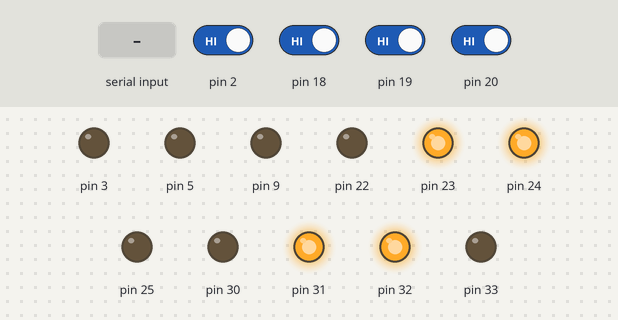
This sketch was run on a simulated Arduino Mega 2560, built with avr-gcc and run on an emulated ATmega2560. Shown: output pins drawn as LEDs (lit = HIGH). The inputs (shaded band) are chosen by the test bench; at power-on: pin 2, pin 18–20 HIGH. Pins used as bus, display or sensor lines are not drawn; what the sketch prints to the serial monitor is not drawn.

Above: at 0.1 s.
At 1.5 s:
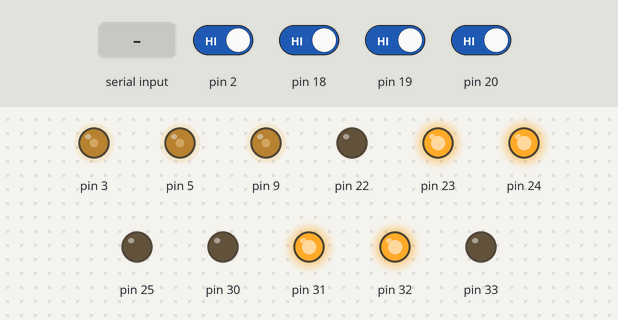
1.6 s: pin 2 driven LOW
3.1 s: pin 18 driven LOW
4.6 s: pin 19 driven LOW
7.6 s: pin 20 driven LOW
9.1 s: "1" received over Serial
10.9 s: "0" received over Serial
Timing chart, 0 to 13.4 s (numbered marks = the images above; inputs shaded):
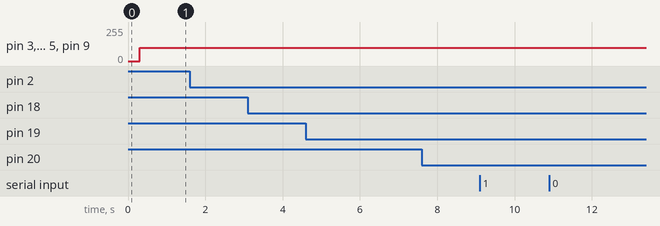

The sketch:

four_motor.ino
```cpp
#include "define.h"
#include <Timer.h>
#include <PS2X_lib.h>
#include <SPI.h>
#include <Mirf.h>
#include <nRF24L01.h>
#include <MirfHardwareSpiDriver.h>
#include <PID_v1.h>
Timer t;
PS2X ps2x; // create PS2 Controller Class
int error = 0;
byte type = 0;
byte vibrate = 0;


PID left_PID1(&left_Input1, &left_Output1, &left_Setpoint1, Kp, Ki, Kd, DIRECT);
PID left_PID2(&left_Input2, &left_Output2, &left_Setpoint2, Kp, Ki, Kd, DIRECT);
PID right_PID1(&right_Input1, &right_Output1, &right_Setpoint1, Kp, Ki, Kd, DIRECT);
PID right_PID2(&right_Input2, &right_Output2, &right_Setpoint2, Kp, Ki, Kd, DIRECT);
int pwm = 100;
void init_data()
{
    left1_counter = 0;
    left2_counter = 0;
    right1_counter = 0;
    right2_counter = 0;
}

void init_gpio()
{
    pinMode(3,OUTPUT);
    pinMode(22,OUTPUT);
    pinMode(23,OUTPUT);

    pinMode(5,OUTPUT);
    pinMode(24,OUTPUT);
    pinMode(25,OUTPUT);

    pinMode(8,OUTPUT);
    pinMode(33,OUTPUT);
    pinMode(32,OUTPUT);

    pinMode(9,OUTPUT);
    pinMode(30,OUTPUT);
    pinMode(31,OUTPUT);

}

static int last_left1_is_forward = -1;
static int last_right1_is_forward = -1;
static int last_left2_is_forward = -1;
static int last_right2_is_forward = -1;

float temp_left1_time,temp_left2_time,temp_right1_time,temp_right2_time;
float last_left1_time,last_left2_time,last_right1_time,last_right2_time;
float last_time1;
void counter_timeout()//定时器中断处理函数
{
    float kk = micros()-last_time1;
    last_time1 = micros();

    double left1_speed,left2_speed;
    double right1_speed,right2_speed;
    double test,test1;
    //left1_speed
    {
        float aa = last_time1- last_left1_time;
        //int test;
        if(left1_counter == 0 ) test = 0;
        else
            test = (kk+aa) /(temp_left1_time );

        //left1_speed = test*3.14*0.067*(1000.0/time_interval)/(21.3*11.0);//减速比21.3，转一圈11个脉冲，直径0.067m
        left1_speed = test;
        //Serial.print("left1_speed:");
        //Serial.print(left1_speed);
    }
    //left2_speed
    {
        float aa = last_time1- last_left2_time;
        if(left2_counter == 0 ) test = 0;
        else
            test = (kk+aa) /(temp_left2_time );
        //left2_speed = test*3.14*0.067*(1000.0/time_interval)/(21.3*11.0);//减速比21.3，转一圈11个脉冲，直径0.067m
        left2_speed = test;
        //Serial.print("left2_speed:");
        //Serial.print(left2_speed);
    }
    //right1_speed
    {
        float aa = last_time1- last_right1_time;
        if(right1_counter == 0 ) test = 0;
        else
            test = (kk+aa) /(temp_right1_time ); //一个及时周期内检测到的脉冲数
        //[test/(21.3*11.0)]------圈数
        //3.14*0.067------周长
        //[1000.0/time_interval]-----换算成1秒的值（此处的time_interval改成kk更合适）

        //right1_speed = test*3.14*0.067*(1000.0/time_interval)/(21.3*11.0);//减速比21.3，转一圈11个脉冲，直径0.067m [(test/(21.3*11.0)*3.14*0.067*(1000.0/time_interval)]
        right1_speed = test;
        //Serial.print("right1_speed:");
        //Serial.print(right1_speed);
    }
    //right2_speed
    {
        float aa = last_time1- last_right2_time;
        if(right2_counter == 0 ) test = 0;
        else
            test = (kk+aa) /(temp_right2_time );
        //right2_speed = test*3.14*0.067*(1000.0/time_interval)/(21.3*11.0);//减速比21.3，转一圈11个脉冲，直径0.067m
        right2_speed = test;
         //Serial.print("right2_speed:");
         //Serial.println(right2_speed);
    }

    //Serial.println();

    //report_speed(left1_speed,left2_speed,right1_speed,right2_speed);
    report_speed(left1_counter,left2_counter,right1_counter,right2_counter);

    //report_speed(left_Output1,left_Output2,right_Output1,right_Output2);
    //report_speed(left_Setpoint1,left_Output1,left_Input1,right_Output2);
    left_Input1 = left1_speed;
    left_Input2 = left2_speed;
    right_Input1 = right1_speed;
    right_Input2 = right2_speed;

    init_data();


}


const int TrigPin = A0;
const int EchoPin = 8;
float cm;
bool up_pressed = false;
bool down_pressed = false;
bool left_pressed = false;
bool right_pressed = false;

void left1_interrupt()
{
    //Serial.println("Found Controller, configured successful ");
    left1_counter+=1;
    temp_left1_time = micros()-last_left1_time;
    last_left1_time = micros();
}
void left2_interrupt()
{
    //Serial.println("Found Controller, configured successful ");
    left2_counter+=1;
    temp_left2_time = micros()-last_left2_time;
    last_left2_time = micros();
}
void right1_interrupt()
{
    //Serial.println("Found Controller, configured successful ");
    right1_counter+=1;
    temp_right1_time = micros()-last_right1_time;
    last_right1_time = micros();
}

void right2_interrupt()
{
    //Serial.println("Found Controller, configured successful ");
    right2_counter+=1;
    temp_right2_time = micros()-last_right2_time;
    last_right2_time = micros();
}

void setup()
{
    // put your setup code here, to run once:


    left_Setpoint1 = left_Input1 = 0;
    left_Setpoint2 = left_Input2 = 0;
    right_Setpoint1 = right_Input1 = 0;
    right_Setpoint2 = right_Input2 = 0;
    //turn the PID on
    left_PID1.SetMode(AUTOMATIC);
    left_PID2.SetMode(AUTOMATIC);
    right_PID1.SetMode(AUTOMATIC);
    right_PID2.SetMode(AUTOMATIC);

    int tickEvent = t.every(time_interval, counter_timeout);
    Serial.begin(115200);
    while(Serial.read()>= 0){}
    init_gpio();
    // init_rf_receiver();

    //init radar speed mode
    pinMode(TrigPin,OUTPUT);//Trig
    pinMode(EchoPin,INPUT);//Echo
    attachInterrupt( 0, right1_interrupt, FALLING);//pin2
    attachInterrupt( 3, right2_interrupt, FALLING);//pin20
    attachInterrupt( 4, left2_interrupt, FALLING);//pin19
    attachInterrupt( 5, left1_interrupt, FALLING);//pin18


    //set_speed(1,100,1,100,1,100,1,100);
    set_speed(1,0,1,0,1,0,1,0);

    //setup PS2
    delay(300);
    error = ps2x.config_gamepad(PS2_CLK, PS2_CMD, PS2_SEL, PS2_DAT, pressures, rumble);

    if(error == 0){
        Serial.println("Found Controller, configured successful ");
    }
    else if(error == 1)
        Serial.println("No controller found, check wiring, see readme.txt to enable debug. visit www.billporter.info for troubleshooting tips");

    else if(error == 2)
        Serial.println("Controller found but not accepting commands. see readme.txt to enable debug. Visit www.billporter.info for troubleshooting tips");

    else if(error == 3)
        Serial.println("Controller refusing to enter Pressures mode, may not support it. ");

    //  Serial.print(ps2x.Analog(1), HEX);

    type = ps2x.readType();
    switch(type) {
        case 0:
            Serial.print("Unknown Controller type found ");
            break;
        case 1:
            Serial.print("DualShock Controller found ");
            break;
        case 2:
            Serial.print("GuitarHero Controller found ");
            break;
        case 3:
            Serial.print("Wireless Sony DualShock Controller found ");
            break;
    }
    Serial.println(micros());
}

//int aa = 100;

void loop() {
    // put your main code here, to run repeatedly:

    t.update();
    if(uart_new_msg)
    {
        message_decoder();
        for (unsigned int i=0;i<RECV_BUFFER_SIZE;i++)
        {
            recv_buffer[i]=0;
        }
    }

    //if(left_Input1-left_Setpoint1 >3 || left_Input1-left_Setpoint1 < -3)
    {
        left_PID1.Compute();
        left_PID2.Compute();
        right_PID1.Compute();
        right_PID2.Compute();
        /*
           Serial.print(left_Output1);
           Serial.print(":");
           Serial.print(left_Output2);
           Serial.print(":");
           Serial.println(right_Output1);
         */
    }
    if(left_Setpoint1 == 0)left_Output1 = 0;
    if(left_Setpoint2 == 0)left_Output2 = 0;
    if(right_Setpoint1 == 0)right_Output1 = 0;
    if(right_Setpoint2 == 0)right_Output2 = 0;
    //set_pwm((unsigned char)left_Output1,(unsigned char)left_Output2,(unsigned char)right_Output1,(unsigned char)right_Output2);

    set_pwm(100,100,100,100);
    /*
       if(Mirf.dataReady())
       {  //当接收到程序，便从串口输出接收到的数据
       Mirf.getData((byte *) &rf_value);
       process_rf_command(rf_value);
       Serial.print("Got data: ");
       Serial.println(rf_value);
       }
     */
    /*
       digitalWrite(TrigPin, LOW); //低高低电平发一个短时间脉冲去TrigPin
       delayMicroseconds(2);       // delayMicroseconds在更小的时间内延时准确
       digitalWrite(TrigPin, HIGH);
       delayMicroseconds(10);
       digitalWrite(TrigPin, LOW); //通过这里控制超声波的发射

       cm = pulseIn(EchoPin, HIGH) / 58.0; //将回波时间换算成cm
       cm = (int(cm * 100.0)) / 100.0; //保留两位小数
       if(cm < 20.0 && cm > 0.0)
       {
       if(rf_value !=2)//如果距离小于20cm，且不是后退命令，则停止小车前进
       process_rf_command(0);
       }
     */
    /*
       Serial.print("Distance:");
       Serial.print(cm);
       Serial.print("cm");
       Serial.println();
     */

    /*
       if(error == 1) //skip loop if no controller found
       return;
       if(type == 2){ //Guitar Hero Controller

       }
       else { //DualShock Controller
       ps2x.read_gamepad(false, vibrate); //read controller and set large motor to spin at 'vibrate' speed

       if(ps2x.Button(PSB_START))         //will be TRUE as long as button is pressed
       Serial.println("Start is being held");
       if(ps2x.Button(PSB_SELECT))
       Serial.println("Select is being held");

       if(ps2x.Button(PSB_PAD_UP)) {      //will be TRUE as long as button is pressed
    //Serial.print("Up held this hard: ");
    //Serial.println(ps2x.Analog(PSAB_PAD_UP), DEC);
    process_rf_command(1);
    up_pressed = true;
    }
    if(ps2x.Button(PSB_PAD_RIGHT)){
    //Serial.print("Right held this hard: ");
    //Serial.println(ps2x.Analog(PSAB_PAD_RIGHT), DEC);
    //set_speed(1,left_pwm,0,right_pwm);
    process_rf_command(4);
    right_pressed = true;
    }
    if(ps2x.Button(PSB_PAD_LEFT)){
    //Serial.print("LEFT held this hard: ");
    //Serial.println(ps2x.Analog(PSAB_PAD_LEFT), DEC);
    process_rf_command(3);
    left_pressed = true;
    }
    if(ps2x.Button(PSB_PAD_DOWN)){
    //Serial.print("DOWN held this hard: ");
    //Serial.println(ps2x.Analog(PSAB_PAD_DOWN), DEC);
    process_rf_command(2);
    down_pressed = true;
    }
    if(!up_pressed && !down_pressed &&!left_pressed&&!right_pressed)
    //set_speed(1,0,1,0);
    process_rf_command(0);
    vibrate = ps2x.Analog(PSAB_CROSS);  //this will set the large motor vibrate speed based on how hard you press the blue (X) button
    if (ps2x.NewButtonState()) {        //will be TRUE if any button changes state (on to off, or off to on)
    if(ps2x.Button(PSB_L3))
    Serial.println("L3 pressed");
    if(ps2x.Button(PSB_R3))
    Serial.println("R3 pressed");
    if(ps2x.Button(PSB_L2))
    Serial.println("L2 pressed");
    if(ps2x.Button(PSB_R2))
    Serial.println("R2 pressed");
    if(ps2x.Button(PSB_TRIANGLE))
    Serial.println("Triangle pressed");
    }

    if(ps2x.ButtonPressed(PSB_CIRCLE))               //will be TRUE if button was JUST pressed
    Serial.println("Circle just pressed");
    if(ps2x.NewButtonState(PSB_CROSS))               //will be TRUE if button was JUST pressed OR released
    Serial.println("X just changed");
    if(ps2x.ButtonReleased(PSB_SQUARE))              //will be TRUE if button was JUST released
    Serial.println("Square just released");

    if(ps2x.Button(PSB_L1) || ps2x.Button(PSB_R1)) { //print stick values if either is TRUE
    Serial.print("Stick Values:");
    Serial.print(ps2x.Analog(PSS_LY), DEC); //Left stick, Y axis. Other options: LX, RY, RX
    Serial.print(",");
    Serial.print(ps2x.Analog(PSS_LX), DEC);
    Serial.print(",");
    Serial.print(ps2x.Analog(PSS_RY), DEC);
    Serial.print(",");
    Serial.println(ps2x.Analog(PSS_RX), DEC);
}
up_pressed = false;
down_pressed = false;
left_pressed = false;
right_pressed = false;
}

delay(50);
*/
}
```

define.h
```cpp
#ifndef __GLOBAL_DEFINE__
#define __GLOBAL_DEFINE__

//mega2560中断引脚:
//  2 3 21  20  19  18 //int0 int1 int2 int3 int4 int5

int left1_counter = 0;//左前测速计数器
int left2_counter = 0;//左后测速计数器

int right1_counter = 0;//右前测速计数器
int right2_counter = 0;//右后测速计数器

//int last_right_counter = 0;//上一次右侧测速计数器
int handle_request = 0;
#define RECV_BUFFER_SIZE	40
#define SEND_MESSAGE_SIZE	30
#define WHEEL_L 0
#define WHEEL_R 1

#define START_MOVE 0x01
#define STOP_MOVE 0x02
#define SET_SPEED 0x03
#define GET_SPEED 0x04
unsigned char recv_buffer[RECV_BUFFER_SIZE];
unsigned char request_buffer[SEND_MESSAGE_SIZE];
unsigned int msg_length=0;
unsigned char msg_id=0;
unsigned char msg_new=0;
unsigned int msg_count=0;
unsigned char ptr=0;
unsigned char check_sum=0;
unsigned char uart_new_msg=0;
int rf_value=0;

#define PS2_DAT       52 // 13  //14
#define PS2_CMD        51 //11  //15
#define PS2_SEL        53 //10  //16
#define PS2_CLK        50 //12  //17
//#define pressures   true
#define pressures   false
//#define rumble      true
#define rumble      false


double time_interval=100;

double left_Setpoint1, left_Input1, left_Output1;
double left_Setpoint2, left_Input2, left_Output2;
double right_Setpoint1, right_Input1, right_Output1;
double right_Setpoint2, right_Input2, right_Output2;
//double Kp=4, Ki=5, Kd=0.1;
//double Kp=2, Ki=5, Kd=1;
double Kp=1, Ki=5, Kd=0.1;//kd不动 kp变大会震荡
#endif
```

message_decoder.ino
```cpp
#include "define.h"
void message_decoder(void)
{
    switch (msg_id)
    {


        //start move
        case 0x01:
            if (msg_length == 1 )
            {
                Serial.println("START MOVE");
                start_move(WHEEL_L,true);

                start_move(WHEEL_R,true);
                //set_speed(1,128,1,128);
            }
            break;
            //stop move
        case 0x02:
            if(msg_length == 1)
            {
                Serial.println("STOP MOVE");
                stop_move(WHEEL_L);
                stop_move(WHEEL_R);
            }
            break;
            //set speed
        case 0x03:
            //Serial.println("AAAAAAA");
            set_speed(recv_buffer[0],recv_buffer[1],recv_buffer[2],recv_buffer[3],recv_buffer[4],recv_buffer[5],recv_buffer[6],recv_buffer[7]);

             //while(Serial.read()>= 0){}
             //      Serial.println("SET SPEED");
             // Serial.println(recv_buffer[1]);
             // Serial.println(recv_buffer[3]);

            break;
            //get speed
        case 0x04:
            //Serial.println("GET SPEED");
            break;


    }
    uart_new_msg = 0;
}
```

rf_func.ino
```cpp
#include <SPI.h>
#include <Mirf.h>
#include <nRF24L01.h>
#include <MirfHardwareSpiDriver.h>
#include "define.h"
void init_rf_receiver()
{
    //Serial.begin(9600);
    Mirf.spi = &MirfHardwareSpi;
    Mirf.cePin = 48;
    Mirf.csnPin = 53;
    Mirf.init();

    Mirf.setRADDR((byte *)"FGHIJ"); //设置自己的地址（接收端地址），使用5个字符
    Mirf.payload = sizeof(rf_value);
    Mirf.channel = 90;   //设置使用的信道
    Mirf.config();
    //Serial.println("Listening...");  //开始监听接收到的数据
}


void process_rf_command(int value)
{
    if(value == 0)
    {
        set_speed(1,0,1,0,1,0,1,0);
    }
    else if(value == 1)// 前进
    {
        //set_speed(1,70,1,64);
        set_speed(1,100,1,100,1,100,1,100);
    }
    else if(value == 2)//back
    {
        set_speed(0,100,0,100,0,100,0,100);
    }
    else if(value == 3)//left
    {
        //set_speed(1,155,1,155,0,155,0,155);
        set_speed(1,0,1,0,1,150,1,150);
    }
    else if(value == 4)//right
    {
        //set_speed(0,155,0,155,1,155,1,155);
        set_speed(1,180,1,180,1,0,1,0);
    }

    else if(value == 5) //left straight
    {
        set_speed(0,80,1,80,1,80,0,80);
    }
    else if(value == 6) //right straight
    {
        set_speed(1,80,0,80,0,80,1,80);
    }
}
```

Source omitted: move_func.ino (6372 bytes), serial_func.ino (3512 bytes)

Measured:
- after the input at 1.6 s, every drawn part: stays the same
- after the input at 3.1 s, every drawn part: stays the same
- after the input at 4.6 s, every drawn part: stays the same
- after the input at 7.6 s, every drawn part: stays the same
- after the input at 9.1 s, every drawn part: stays the same
- after the input at 10.9 s, every drawn part: stays the same
